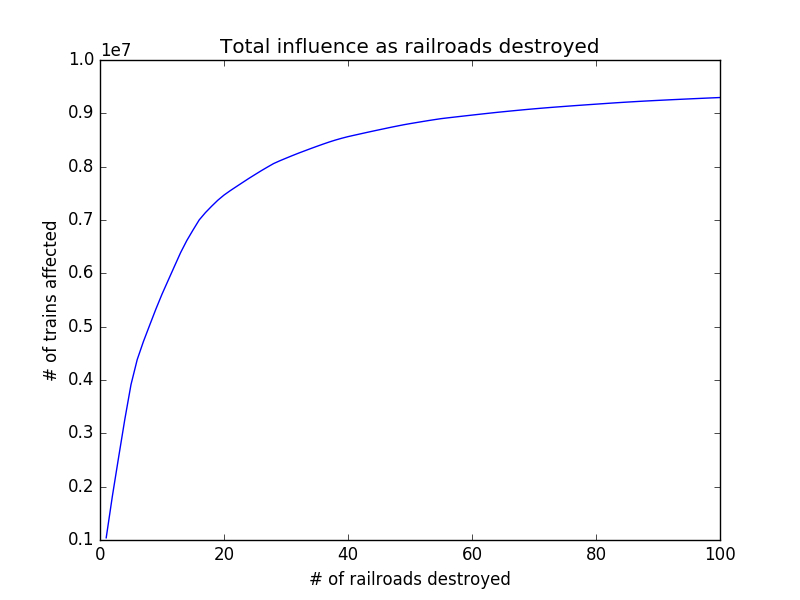

Reproduce this figure in Python.
# This file runs in python 2
# It implements the influence_maximization algorithm based on data file railroad_effect.bin
# Besides that, it has no dependency on external files

import sys
sys.path.append("../")
from utils import *

railroad_map_path = "../generate_railroad_map/railroad_map.txt"
stations_json_path = "../generate_railroad_map/"

with open("railroad_effect.bin", "r") as f:
	railroad_effect = pickle.load(f)
station_to_index_map, train_to_line_map, station_to_gps_map = load_stations_and_trains_and_gps_json(stations_json_path)
train_importance = get_train_importance(train_to_line_map) # support custom train importance
index_to_station_map = {}
for station in station_to_index_map:
	c = station_to_index_map[station]
	index_to_station_map[c] = station

K = 100
current_set = set()
result = []
for c in range(K):
	max_railroad = None
	max_increase = 0
	for railroad in railroad_effect:
		st = sum([train_importance[train] for train in (railroad_effect[railroad] - current_set)])
		if st > max_increase:
			max_increase = st
			max_railroad = railroad
	current_set = current_set.union(railroad_effect[max_railroad])
	current_influence = sum([train_importance[train] for train in current_set])
	print "Include a new railroad:", index_to_station_map[max_railroad[0]], index_to_station_map[max_railroad[1]]
	print "Railroad destroyed: %d, trains affected: %d" % (c + 1, current_influence)
	result.append(current_influence)

print (result)
plt.clf()
plt.title("Total influence as railroads destroyed")
plt.xlabel("# of railroads destroyed")
plt.ylabel("# of trains affected")
plt.plot(range(1, K + 1), result)
plt.savefig("influence_maximization")
plt.show()